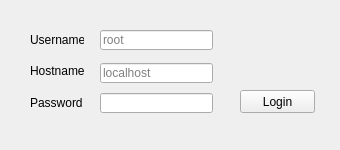
<?xml version="1.0" encoding="UTF-8"?>
<ui version="4.0">
 <class>Login_Form</class>
 <widget class="QWidget" name="Login_Form">
  <property name="windowModality">
   <enum>Qt::ApplicationModal</enum>
  </property>
  <property name="geometry">
   <rect>
    <x>0</x>
    <y>0</y>
    <width>340</width>
    <height>150</height>
   </rect>
  </property>
  <property name="minimumSize">
   <size>
    <width>340</width>
    <height>150</height>
   </size>
  </property>
  <property name="maximumSize">
   <size>
    <width>340</width>
    <height>150</height>
   </size>
  </property>
  <property name="windowTitle">
   <string>Login</string>
  </property>
  <widget class="QWidget" name="Login" native="true">
   <property name="geometry">
    <rect>
     <x>20</x>
     <y>20</y>
     <width>305</width>
     <height>111</height>
    </rect>
   </property>
   <property name="sizePolicy">
    <sizepolicy hsizetype="Preferred" vsizetype="Preferred">
     <horstretch>0</horstretch>
     <verstretch>0</verstretch>
    </sizepolicy>
   </property>
   <widget class="QLabel" name="label">
    <property name="geometry">
     <rect>
      <x>10</x>
      <y>14</y>
      <width>54</width>
      <height>12</height>
     </rect>
    </property>
    <property name="text">
     <string>Username</string>
    </property>
   </widget>
   <widget class="QLineEdit" name="user_lineEdit">
    <property name="geometry">
     <rect>
      <x>80</x>
      <y>10</y>
      <width>113</width>
      <height>20</height>
     </rect>
    </property>
    <property name="placeholderText">
     <string>root</string>
    </property>
   </widget>
   <widget class="QLineEdit" name="pwd_lineEdit">
    <property name="geometry">
     <rect>
      <x>80</x>
      <y>73</y>
      <width>113</width>
      <height>20</height>
     </rect>
    </property>
    <property name="statusTip">
     <string/>
    </property>
    <property name="whatsThis">
     <string/>
    </property>
    <property name="echoMode">
     <enum>QLineEdit::Password</enum>
    </property>
    <property name="cursorPosition">
     <number>0</number>
    </property>
   </widget>
   <widget class="QLineEdit" name="host_lineEdit">
    <property name="geometry">
     <rect>
      <x>80</x>
      <y>43</y>
      <width>113</width>
      <height>20</height>
     </rect>
    </property>
    <property name="placeholderText">
     <string>localhost</string>
    </property>
   </widget>
   <widget class="QPushButton" name="login_pushButton">
    <property name="geometry">
     <rect>
      <x>220</x>
      <y>70</y>
      <width>75</width>
      <height>23</height>
     </rect>
    </property>
    <property name="text">
     <string>Login</string>
    </property>
   </widget>
   <widget class="QLabel" name="label_3">
    <property name="geometry">
     <rect>
      <x>10</x>
      <y>45</y>
      <width>54</width>
      <height>12</height>
     </rect>
    </property>
    <property name="text">
     <string>Hostname</string>
    </property>
   </widget>
   <widget class="QLabel" name="label_2">
    <property name="geometry">
     <rect>
      <x>10</x>
      <y>77</y>
      <width>54</width>
      <height>12</height>
     </rect>
    </property>
    <property name="text">
     <string>Password</string>
    </property>
   </widget>
  </widget>
 </widget>
 <tabstops>
  <tabstop>user_lineEdit</tabstop>
  <tabstop>host_lineEdit</tabstop>
  <tabstop>pwd_lineEdit</tabstop>
  <tabstop>login_pushButton</tabstop>
 </tabstops>
 <resources/>
 <connections>
  <connection>
   <sender>user_lineEdit</sender>
   <signal>returnPressed()</signal>
   <receiver>login_pushButton</receiver>
   <slot>click()</slot>
   <hints>
    <hint type="sourcelabel">
     <x>156</x>
     <y>39</y>
    </hint>
    <hint type="destinationlabel">
     <x>277</x>
     <y>141</y>
    </hint>
   </hints>
  </connection>
  <connection>
   <sender>pwd_lineEdit</sender>
   <signal>returnPressed()</signal>
   <receiver>login_pushButton</receiver>
   <slot>click()</slot>
   <hints>
    <hint type="sourcelabel">
     <x>156</x>
     <y>102</y>
    </hint>
    <hint type="destinationlabel">
     <x>277</x>
     <y>141</y>
    </hint>
   </hints>
  </connection>
  <connection>
   <sender>host_lineEdit</sender>
   <signal>returnPressed()</signal>
   <receiver>login_pushButton</receiver>
   <slot>click()</slot>
   <hints>
    <hint type="sourcelabel">
     <x>156</x>
     <y>72</y>
    </hint>
    <hint type="destinationlabel">
     <x>277</x>
     <y>141</y>
    </hint>
   </hints>
  </connection>
 </connections>
</ui>
